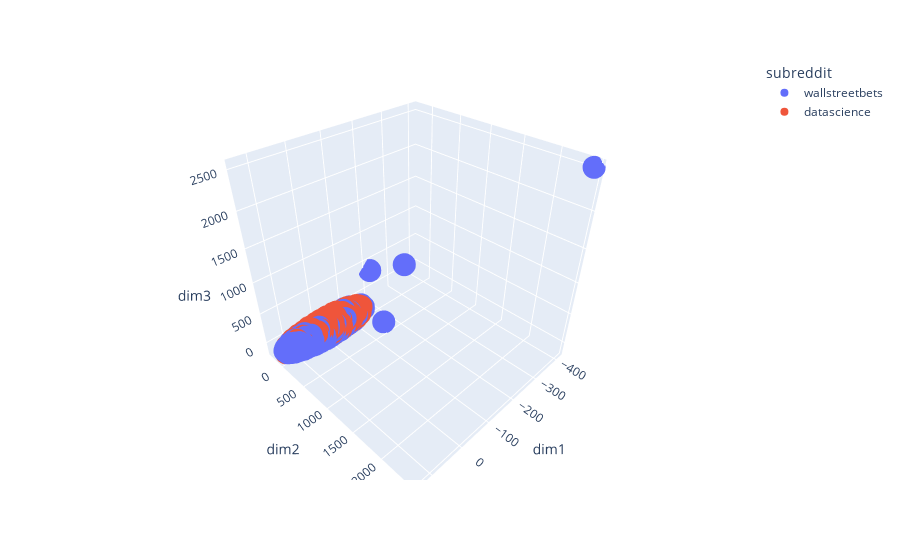

The notebook cell this image was saved under:
### Code cell
tsne_viz_3d_interactive_with_index(df, 2, stop='english')

### Figure 1 — Plotly figure (JSON) as saved in the notebook; plotly's stock layout.template omitted (floating-point values rounded to 4 significant figures; data arrays with more than 128 entries replaced by an {"elided": "..."} marker saying what was removed)
{"data": [{"customdata": {"elided": "734x1 int values"}, "hovertemplate": "subreddit=wallstreetbets<br>dim1=%{x}<br>dim2=%{y}<br>dim3=%{z}<br>index=%{customdata[0]}<extra></extra>", "legendgroup": "wallstreetbets", "marker": {"color": "#636efa", "symbol": "circle"}, "mode": "markers", "name": "wallstreetbets", "scene": "scene", "showlegend": true, "type": "scatter3d", "x": {"elided": "734 float values"}, "y": {"elided": "734 float values"}, "z": {"elided": "734 float values"}}, {"customdata": {"elided": "855x1 int values"}, "hovertemplate": "subreddit=datascience<br>dim1=%{x}<br>dim2=%{y}<br>dim3=%{z}<br>index=%{customdata[0]}<extra></extra>", "legendgroup": "datascience", "marker": {"color": "#EF553B", "symbol": "circle"}, "mode": "markers", "name": "datascience", "scene": "scene", "showlegend": true, "type": "scatter3d", "x": {"elided": "855 float values"}, "y": {"elided": "855 float values"}, "z": {"elided": "855 float values"}}], "layout": {"legend": {"title": {"text": "subreddit"}, "tracegroupgap": 0}, "margin": {"t": 60}, "scene": {"domain": {"x": [0, 1], "y": [0, 1]}, "xaxis": {"title": {"text": "dim1"}}, "yaxis": {"title": {"text": "dim2"}}, "zaxis": {"title": {"text": "dim3"}}}}}
